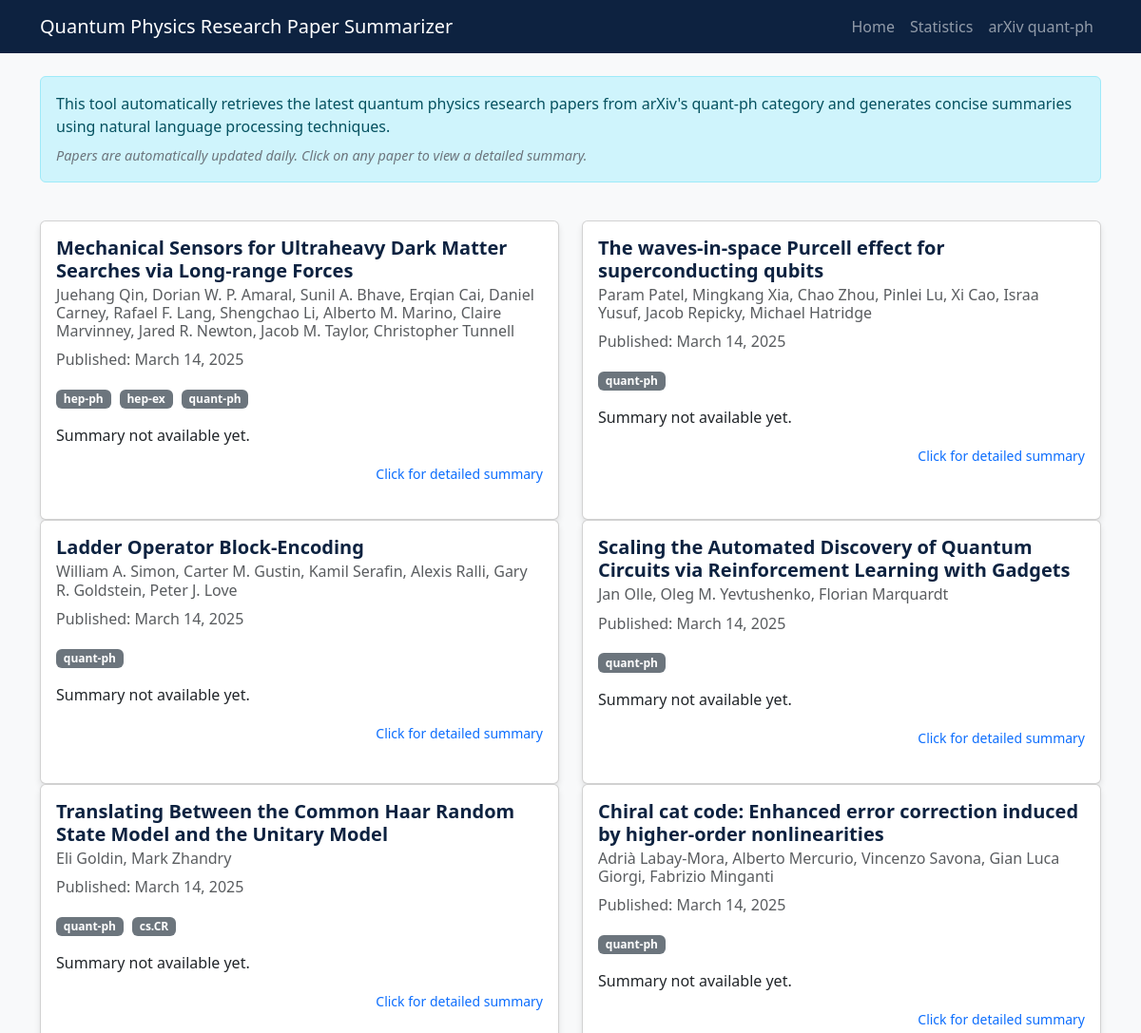
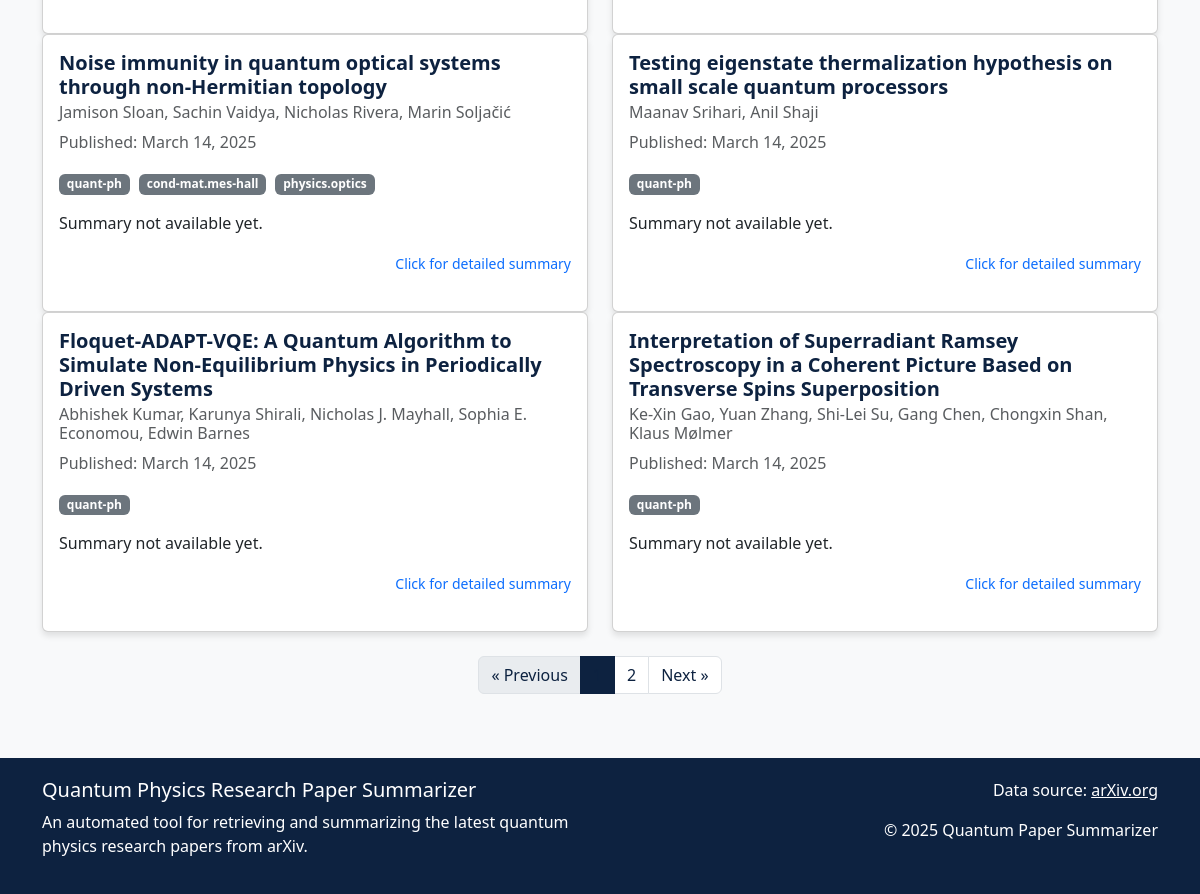
The page / on the database its author committed (2 pictures, top to bottom).
### tables this page shows
CREATE TABLE papers (
        id INTEGER PRIMARY KEY AUTOINCREMENT,
        arxiv_id TEXT UNIQUE NOT NULL,
        title TEXT NOT NULL,
        published_date TIMESTAMP NOT NULL,
        entry_url TEXT NOT NULL,
        pdf_url TEXT NOT NULL,
        created_at TIMESTAMP DEFAULT CURRENT_TIMESTAMP,
        last_updated TIMESTAMP DEFAULT CURRENT_TIMESTAMP
    );

CREATE TABLE categories (
        id INTEGER PRIMARY KEY AUTOINCREMENT,
        category_code TEXT UNIQUE NOT NULL,
        category_name TEXT
    );

### app.py (the view)
@app.route('/')
def index():
    page = request.args.get('page', 1, type=int)
    per_page = 10
    offset = (page - 1) * per_page
    conn = get_db_connection()
    total_papers = conn.execute('SELECT COUNT(*) FROM papers').fetchone()[0]
    papers_query = '''
    SELECT p.id, p.arxiv_id, p.title, p.published_date, p.entry_url, p.pdf_url, s.brief_summary
    FROM papers p
    LEFT JOIN summaries s ON p.id = s.paper_id
    ORDER BY p.published_date DESC
    LIMIT ? OFFSET ?
    '''
    papers_data = conn.execute(papers_query, (per_page, offset)).fetchall()
    papers = []
    for paper in papers_data:
        authors_query = '''
        SELECT a.name
        FROM authors a
        JOIN paper_authors pa ON a.id = pa.author_id
        WHERE pa.paper_id = ?
        ORDER BY pa.author_position
        '''
        authors = [row[0] for row in conn.execute(authors_query, (paper['id'],)).fetchall()]
        categories_query = '''
        SELECT c.category_code
        FROM categories c
        JOIN paper_categories pc ON c.id = pc.category_id
        WHERE pc.paper_id = ?
        '''
        categories = [row[0] for row in conn.execute(categories_query, (paper['id'],)).fetchall()]
        papers.append({
            'id': paper['id'],
            'arxiv_id': paper['arxiv_id'],
            'title': paper['title'],
            'authors': authors,
            'published_date': format_date(paper['published_date']),
            'entry_url': paper['entry_url'],
            'pdf_url': paper['pdf_url'],
            'categories': categories,
            'brief_summary': paper['brief_summary'] if paper['brief_summary'] else "Summary not available yet."
        })
    total_pages = (total_papers + per_page - 1) // per_page
    has_prev = page > 1
    has_next = page < total_pages
    conn.close()
    return render_template(
        'index.html',
        papers=papers,
        page=page,
        total_pages=total_pages,
        has_prev=has_prev,
        has_next=has_next
    )

### app.py (called while the page is built)
def get_db_connection():
    conn = sqlite3.connect(DB_PATH)
    conn.row_factory = sqlite3.Row  # This enables column access by name
    return conn

def format_date(date_str):
    try:
        date_obj = datetime.fromisoformat(date_str)
        return date_obj.strftime('%B %d, %Y')
    except:
        return date_str

### templates/index.html (shortened to what this page needs)
<!DOCTYPE html>
<html lang="en">
<head>
    <link href="https://cdn.jsdelivr.net/npm/bootstrap@5.3.0-alpha1/dist/css/bootstrap.min.css" rel="stylesheet">
</head>
<body>
    <nav class="navbar navbar-expand-lg navbar-dark">
        <div class="container">
            <a class="navbar-brand" href="/">Quantum Physics Research Paper Summarizer</a>
            <div class="collapse navbar-collapse" id="navbarNav">
                <ul class="navbar-nav ms-auto">
                    <li class="nav-item">
                        <a class="nav-link" href="/">Home</a>
                    </li>
                    <li class="nav-item">
                        <a class="nav-link" href="/stats">Statistics</a>
                    </li>
                    <li class="nav-item">
                        <a class="nav-link" href="https://arxiv.org/archive/quant-ph" target="_blank">arXiv quant-ph</a>
                    </li>
                </ul>
            </div>
        </div>
    </nav>
    <div class="container mt-4">
        <div class="row">
            <div class="col-12">
                <div class="alert alert-info">
                    <p class="mb-0">This tool automatically retrieves the latest quantum physics research papers from arXiv's quant-ph category and generates concise summaries using natural language processing techniques.</p>
                    <p class="last-updated mb-0 mt-2">Papers are automatically updated daily. Click on any paper to view a detailed summary.</p>
                </div>
            </div>
        </div>
        <div class="row mt-4">
            {% for paper in papers %}
            <div class="col-md-6">
                <a href="/paper/{{ paper.id }}" class="paper-link">
                    <div class="card h-100">
                        <div class="card-body">
                            <h5 class="card-title">{{ paper.title }}</h5>
                            <h6 class="card-subtitle mb-2 text-muted">
                                {{ paper.authors|join(', ') }}
                            </h6>
                            <p class="card-text text-muted">Published: {{ paper.published_date }}</p>
                            <div class="mb-3">
                                {% for category in paper.categories %}
                                <span class="badge category-badge">{{ category }}</span>
                                {% endfor %}
                            </div>
                            <p class="card-text">{{ paper.brief_summary }}</p>
                            <div class="text-end">
                                <small class="text-primary">Click for detailed summary</small>
                            </div>
                        </div>
                    </div>
                </a>
            </div>
            {% endfor %}
        </div>
        <div class="row mt-4">
            <div class="col-12">
                <nav aria-label="Page navigation">
                    <ul class="pagination justify-content-center">
                        {% if has_prev %}
                        <li class="page-item">
                            <a class="page-link" href="/?page={{ page - 1 }}">&laquo; Previous</a>
                        </li>
                        {% else %}
                        <li class="page-item disabled">
                            <span class="page-link">&laquo; Previous</span>
                        </li>
                        {% endif %}
                        {% for p in range(1, total_pages + 1) %}
                        <li class="page-item {% if p == page %}active{% endif %}">
                            <a class="page-link" href="/?page={{ p }}">{{ p }}</a>
                        </li>
                        {% endfor %}
                        {% if has_next %}
                        <li class="page-item">
                            <a class="page-link" href="/?page={{ page + 1 }}">Next &raquo;</a>
                        </li>
                        {% else %}
                        <li class="page-item disabled">
                            <span class="page-link">Next &raquo;</span>
                        </li>
                        {% endif %}
                    </ul>
                </nav>
            </div>
        </div>
    </div>
    <footer class="footer mt-5">
        <div class="container">
            <div class="row">
                <div class="col-md-6">
                    <h5>Quantum Physics Research Paper Summarizer</h5>
                    <p>An automated tool for retrieving and summarizing the latest quantum physics research papers from arXiv.</p>
                </div>
                <div class="col-md-6 text-md-end">
                    <p>Data source: <a href="https://arxiv.org" class="text-white" target="_blank">arXiv.org</a></p>
                    <p>© 2025 Quantum Paper Summarizer</p>
                </div>
            </div>
        </div>
    </footer>
</body>
</html>

### templates/index.html (style rules this page uses)
body { background-color: #f8f9fa; font-family: 'Segoe UI', Tahoma, Geneva, Verdana, sans-serif; }
.navbar { background-color: #0d2240; }
.card { margin-bottom: 20px; box-shadow: 0 4px 6px rgba(0, 0, 0, 0.1); transition: transform 0.3s ease; }
.card-title { color: #0d2240; font-weight: 600; }
.category-badge { background-color: #6c757d; margin-right: 5px; }
.pagination .page-link { color: #0d2240; }
.pagination .page-item.active .page-link { background-color: #0d2240; border-color: #0d2240; }
.footer { background-color: #0d2240; color: white; padding: 20px 0; margin-top: 40px; }
.paper-link { text-decoration: none; color: inherit; }
.last-updated { font-style: italic; color: #6c757d; font-size: 0.9rem; }

### rows shown on the page
papers: title "Mechanical Sensors for Ultraheavy Dark Matter Searches via Long-range Forces", authors "Juehang Qin, Dorian W. P. Amaral, Sunil A. Bhave, Erqian Cai, Daniel Carney, Rafael F. Lang, Shengchao Li, Alberto M. Marino, Claire Marvinney, Jared R. Newton, Jacob M. Taylor, Christopher Tunnell", published_date "March 14, 2025", brief_summary "Summary not available yet."
categories: category_code "hep-ph"
categories: category_code "hep-ex"
categories: category_code "quant-ph"
papers: title "The waves-in-space Purcell effect for superconducting qubits", authors "Param Patel, Mingkang Xia, Chao Zhou, Pinlei Lu, Xi Cao, Israa Yusuf, Jacob Repicky, Michael Hatridge", published_date "March 14, 2025", brief_summary "Summary not available yet."
papers: title "Ladder Operator Block-Encoding", authors "William A. Simon, Carter M. Gustin, Kamil Serafin, Alexis Ralli, Gary R. Goldstein, Peter J. Love", published_date "March 14, 2025", brief_summary "Summary not available yet."
papers: title "Scaling the Automated Discovery of Quantum Circuits via Reinforcement Learning with Gadgets", authors "Jan Olle, Oleg M. Yevtushenko, Florian Marquardt", published_date "March 14, 2025", brief_summary "Summary not available yet."
papers: title "Translating Between the Common Haar Random State Model and the Unitary Model", authors "Eli Goldin, Mark Zhandry", published_date "March 14, 2025", brief_summary "Summary not available yet."
categories: category_code "cs.CR"
papers: title "Chiral cat code: Enhanced error correction induced by higher-order nonlinearities", authors "Adrià Labay-Mora, Alberto Mercurio, Vincenzo Savona, Gian Luca Giorgi, Fabrizio Minganti", published_date "March 14, 2025", brief_summary "Summary not available yet."
papers: title "Noise immunity in quantum optical systems through non-Hermitian topology", authors "Jamison Sloan, Sachin Vaidya, Nicholas Rivera, Marin Soljačić", published_date "March 14, 2025", brief_summary "Summary not available yet."
categories: category_code "cond-mat.mes-hall"
categories: category_code "physics.optics"
papers: title "Testing eigenstate thermalization hypothesis on small scale quantum processors", authors "Maanav Srihari, Anil Shaji", published_date "March 14, 2025", brief_summary "Summary not available yet."
papers: title "Floquet-ADAPT-VQE: A Quantum Algorithm to Simulate Non-Equilibrium Physics in Periodically Driven Systems", authors "Abhishek Kumar, Karunya Shirali, Nicholas J. Mayhall, Sophia E. Economou, Edwin Barnes", published_date "March 14, 2025", brief_summary "Summary not available yet."
papers: title "Interpretation of Superradiant Ramsey Spectroscopy in a Coherent Picture Based on Transverse Spins Superposition", authors "Ke-Xin Gao, Yuan Zhang, Shi-Lei Su, Gang Chen, Chongxin Shan, Klaus Mølmer", published_date "March 14, 2025", brief_summary "Summary not available yet."

### other values the page prints
{{ p }} "2"
